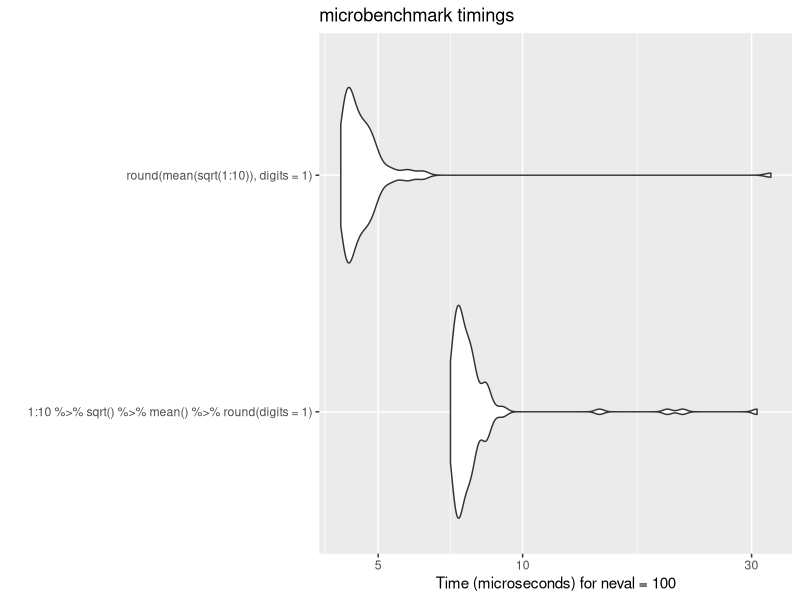
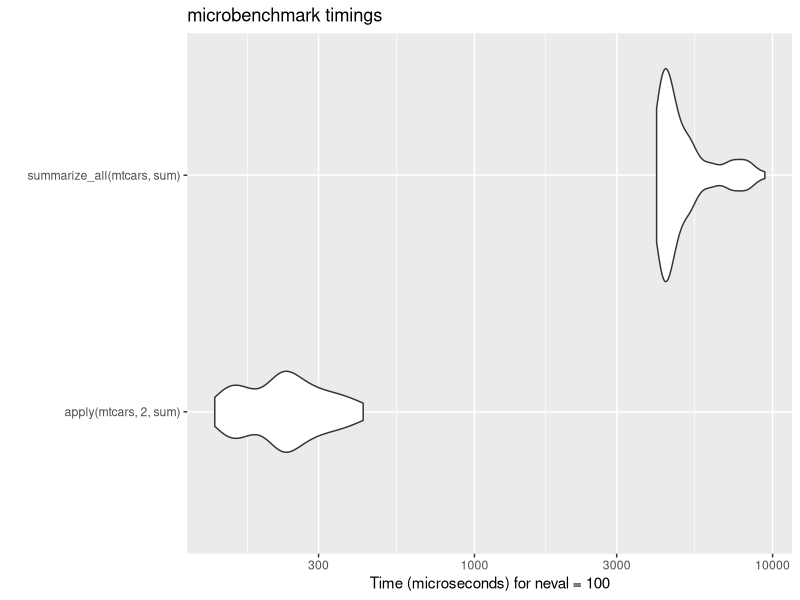
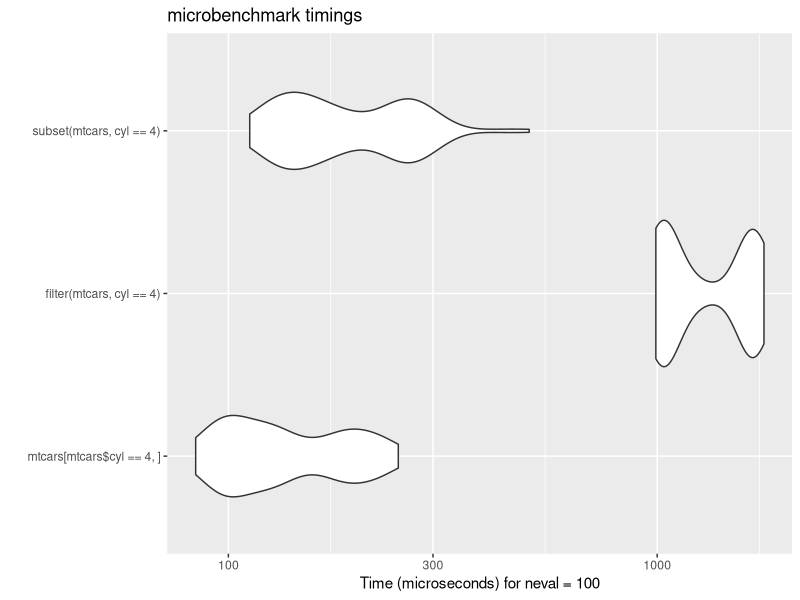
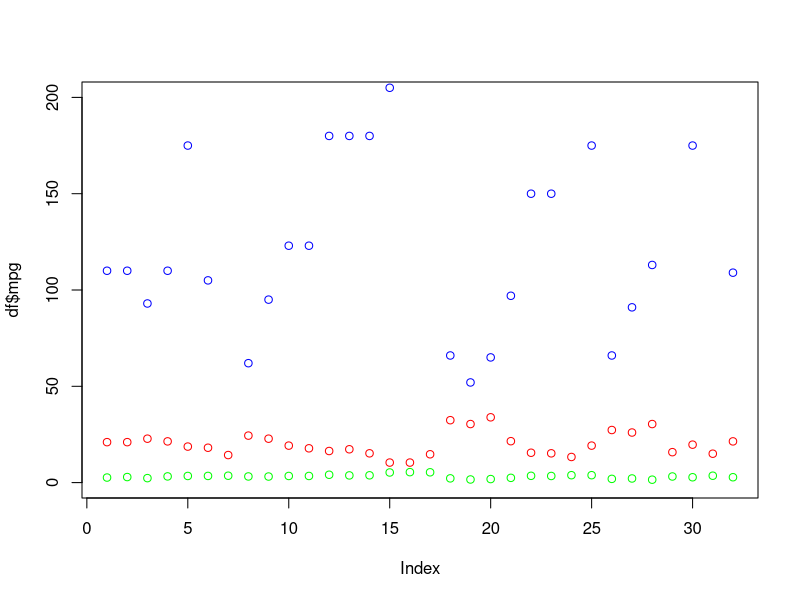
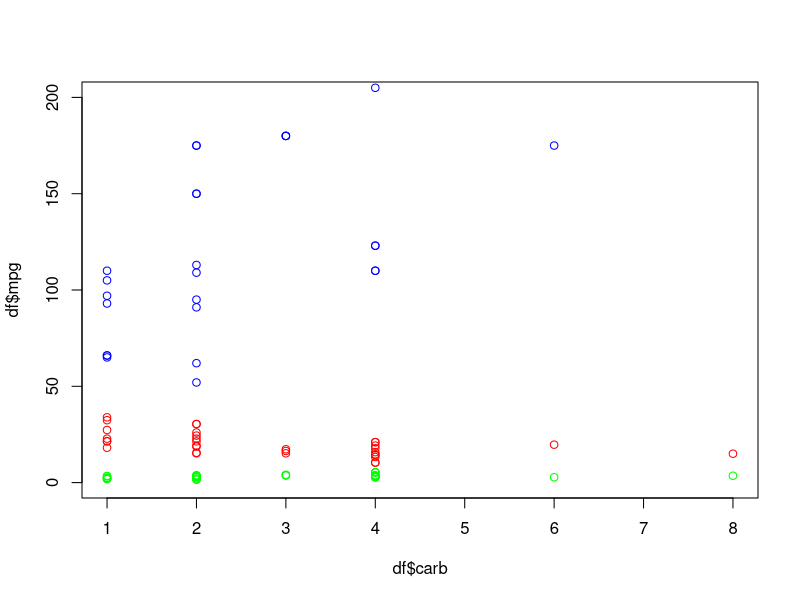
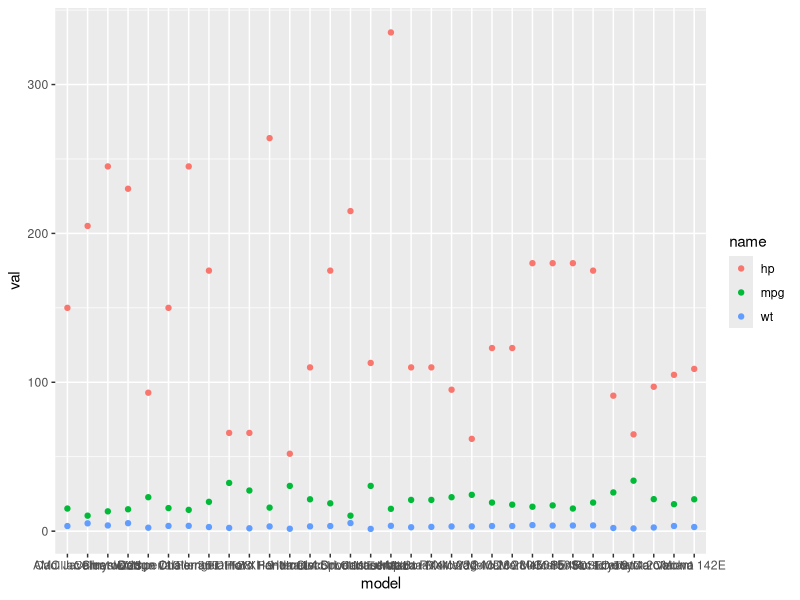
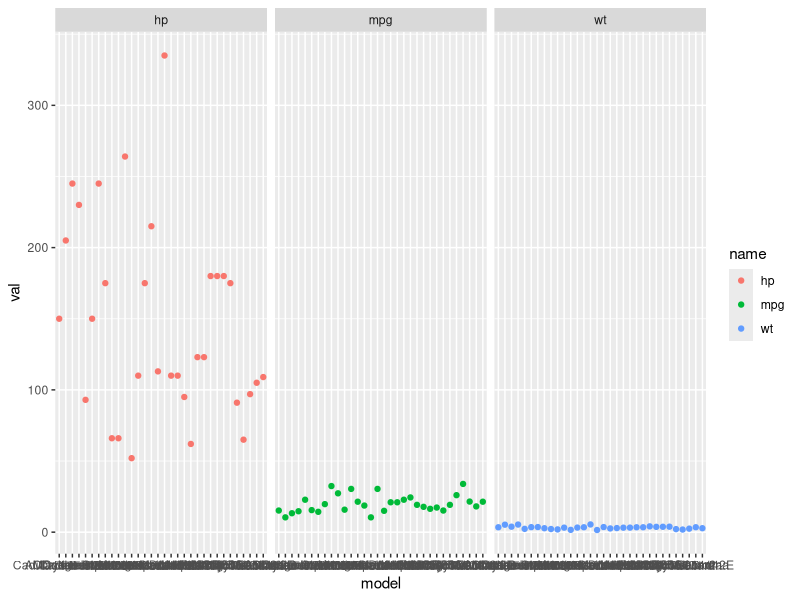
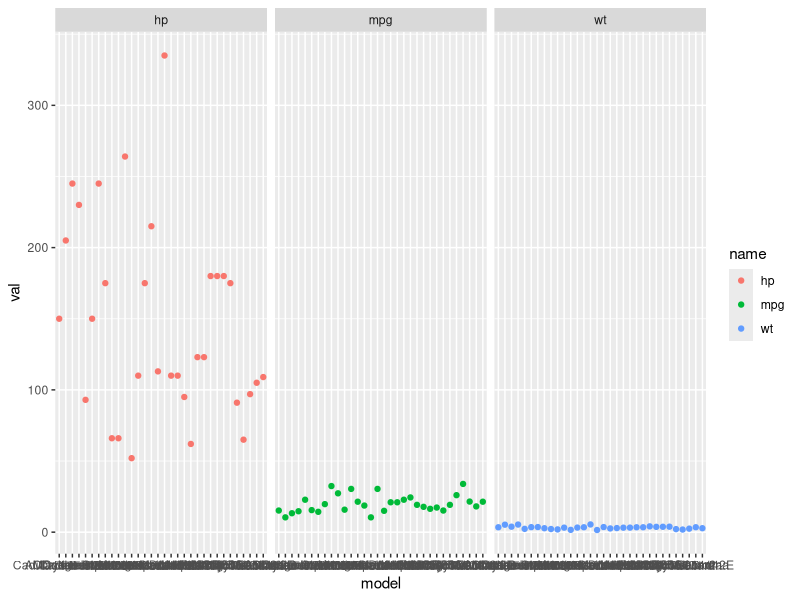

Write R code to recreate these figures, in order.
## ---- chunk 1
knitr::opts_chunk$set(echo = TRUE)
## ---- chunk 2
library(dplyr)
library(tidyr)
library(ggplot2)
## ---- chunk 3
1:10 %>% sqrt() %>% mean() %>% round(digits=1) 
## ---- chunk 4
round(mean(sqrt(1:10)),digits=1) 
## ---- chunk 5
fun <- function(a=1, b=10){c(max(a), min(b))}
a <- 2:10
a %>% fun(a^2)
## ---- chunk 6
a <- 3
a %>% rnorm(n=a)
a %>% rnorm()
## ---- chunk 7
library(microbenchmark)
bm <- microbenchmark(1:10 %>% sqrt() %>% mean() %>% round(digits=1), round(mean(sqrt(1:10)),digits=1) )
ggplot2::autoplot(bm)
## ---- chunk 8
fun <- function(x, cyl=1){
x %>% transform(new = mpg^cyl) %>% select(mpg, new)
}
## ---- chunk 9
df <- data.frame(mpg=runif(10, 10, 30))
fun(df, cyl=0.5)
## ---- chunk 10
fun(mtcars[1:5,], cyl=0.5)
## ---- chunk 11
head(mtcars)
## ---- chunk 12
mtcars %>% select(mpg)
## ---- chunk 13
mtcars %>% select(-mpg, -qsec, -gear, -cyl)
## ---- chunk 14
mtcars %>% select(disp:qsec)
## ---- chunk 15
mtcars %>% select(!disp:qsec)
## ---- chunk 16
df %>% select(where(is.numeric))
## ---- chunk 17
mtcars %>% filter(cyl==4)
## ---- chunk 18
mtcars %>% filter(cyl==4, hp>90)
## ---- chunk 19
mtcars %>% 
  summarize(mean.wt=mean(wt))
## ---- chunk 20
mtcars %>% 
  summarize(mean.wt=mean(wt)) %>%
  round(digits=2)
## ---- chunk 21
round(mean(mtcars$wt), digits=2)
## ---- chunk 22
mtcars %>% 
  summarize(mean.wt=mean(c(mpg, hp)))
## ---- chunk 23
mean(c(mtcars$mpg, mtcars$hp))
## ---- chunk 24
mtcars %>% 
  summarize(mean.wt=mean(mpg:hp))
## ---- chunk 25
mtcars[1,"mpg"]:mtcars[1,"hp"]
## ---- chunk 26
mean(mtcars[1,"mpg"]:mtcars[1,"hp"])
## ---- chunk 27
mtcars %>% summarize_at(vars(mpg:hp), mean)
## ---- chunk 28
mtcars %>% 
  select(mpg:hp) %>% 
  summarize_all(mean)
## ---- chunk 29
apply(mtcars[,1:4],2,mean)
## ---- chunk 30
df <- mtcars[,1:3]; df$label="test"
df %>% summarize_all(mean)
## ---- chunk 31
apply(df,2,mean)
## ---- chunk 32
mtcars %>% 
  filter(cyl==4) %>% 
  select(mpg:hp) %>% 
  summarize_all(mean) %>%
  round(digits=2) %>%
  paste(collapse=" -- ")
## ---- chunk 33
df2 <- data.frame(id=paste0(rep("s",8),1:2),
                  pop=paste0(rep("r",8),rep(1:2,each=4)),
                  Week1=rnorm(8), Week2=rnorm(8), Week3=rnorm(8), Week4=rnorm(8))
head(df2)
## ---- chunk 34
df2 %>% group_by(pop) %>% summarize_all(mean)
## ---- chunk 35
apply(df2[df2$pop=="r1",3:6],2,mean)
## ---- chunk 36
df2 %>% 
  group_by(pop, id) %>%
  summarize(mean=mean(c(Week1, Week2, Week3, Week4)))
## ---- chunk 37
df2 %>% group_by(pop) %>% 
  select(where(is.numeric)) %>% 
  summarize_all(mean)
## ---- chunk 38
df2 %>% group_by(pop) %>% 
  select(ends_with("2")) %>% 
  summarize_all(mean)
## ---- chunk 39
mtcars %>% 
   select(mpg:wt) %>%
   mutate(wt.hp=wt/hp)
## ---- chunk 40
fun <- function(x,y){fit <- lm(y~x); coef(fit)[1]} #return interept
mtcars %>% 
  group_by(carb) %>% 
  summarize(lmm=fun(mpg,hp))
## ---- chunk 41
mtcars %>% 
  group_by(carb) %>% 
  mutate(lmm=fun(mpg,hp)) %>%
  select(mpg, hp, lmm)
## ---- chunk 42
mtcars %>% 
   select(mpg:wt) %>%
   mutate(mean=sqrt(wt))
## ---- chunk 43
mtcars %>% 
   select(mpg:wt) %>%
   mutate(mean=mean(wt))
## ---- chunk 44
mtcars %>% 
   select(mpg:wt) %>%
   mutate(mean1 = (wt+hp)/2, mean2=mean(c(wt,hp)))
## ---- chunk 45
bm <- microbenchmark(
  apply(mtcars,2,sum), 
  summarize_all(mtcars, sum)
  )
ggplot2::autoplot(bm)
## ---- chunk 46
bm <- microbenchmark(
   mtcars[mtcars$cyl==4,], 
   filter(mtcars, cyl==4),
    subset(mtcars, cyl==4)
   )
ggplot2::autoplot(bm)
## ---- chunk 47
df <- subset(mtcars, select=c(mpg, wt, hp, carb))
df$model <- rownames(mtcars)
head(df)
## ---- chunk 48
fit <- lm(mpg ~ wt + hp, data=df)
summary(fit)
## ---- chunk 49
plot(df$mpg, col="red", ylim=c(0,200))
points(df$wt, col="green")
points(df$hp, col="blue")
## ---- chunk 50
plot(df$carb, df$mpg, col="red", ylim=c(0,200))
points(df$carb, df$wt, col="green")
points(df$carb, df$hp, col="blue")
## ---- chunk 51
df.long <- data.frame()
a <- data.frame(model=df$model, val=df$mpg, name="mpg", carb=df$carb)
df.long <- rbind(df.long, a)
a <- data.frame(model=df$model, val=df$wt, name="wt", carb=df$carb)
df.long <- rbind(df.long, a)
a <- data.frame(model=df$model, val=df$hp, name="hp", carb=df$carb)
df.long <- rbind(df.long, a)
df.long
## ---- chunk 52
ggplot(df.long, aes(x=model, y=val, col=name)) + geom_point()
## ---- chunk 53
ggplot(df.long, aes(x=model, y=val, col=name)) + geom_point() +
  facet_wrap(~name)
## ---- chunk 54
df.long2 <- 
  pivot_longer(
    df,
    cols = c("mpg", "wt", "hp"),
    names_to = "name",
    values_to = "val"
  )
## ---- chunk 55
df.long2
## ---- chunk 56
ggplot(df.long, aes(x=model, y=val, col=name)) + geom_point() +
  facet_wrap(~name)
## ---- chunk 57
df.long$name <- factor(df.long$name, levels=c("mpg", "wt", "hp"))
ggplot(df.long, aes(x=model, y=val, col=name)) + geom_point() +
  facet_wrap(~name) +
  theme(axis.text.x=element_blank())
## ---- chunk 58
pivot_wider( 
    df.long,
    names_from = "name", 
    values_from = "val"
  )
## ---- chunk 59
df.long %>%
  pivot_wider( 
    names_from = "name", 
    values_from = "val"
  )
